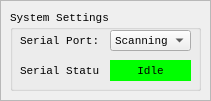
   <widget class="QFrame" name="system_frame">
    <property name="geometry">
     <rect>
      <x>10</x>
      <y>10</y>
      <width>211</width>
      <height>101</height>
     </rect>
    </property>
    <property name="sizePolicy">
     <sizepolicy hsizetype="Fixed" vsizetype="Fixed">
      <horstretch>0</horstretch>
      <verstretch>0</verstretch>
     </sizepolicy>
    </property>
    <property name="font">
     <font>
      <family>Consolas</family>
      <pointsize>8</pointsize>
     </font>
    </property>
    <property name="frameShape">
     <enum>QFrame::StyledPanel</enum>
    </property>
    <property name="frameShadow">
     <enum>QFrame::Sunken</enum>
    </property>
    <widget class="QGroupBox" name="system_groupBox">
     <property name="geometry">
      <rect>
       <x>10</x>
       <y>10</y>
       <width>191</width>
       <height>81</height>
      </rect>
     </property>
     <property name="font">
      <font>
       <family>Consolas</family>
       <pointsize>8</pointsize>
      </font>
     </property>
     <property name="title">
      <string>System Settings</string>
     </property>
     <widget class="QLabel" name="serial_port_title_label">
      <property name="geometry">
       <rect>
        <x>10</x>
        <y>20</y>
        <width>80</width>
        <height>21</height>
       </rect>
      </property>
      <property name="sizePolicy">
       <sizepolicy hsizetype="Expanding" vsizetype="Expanding">
        <horstretch>0</horstretch>
        <verstretch>0</verstretch>
       </sizepolicy>
      </property>
      <property name="font">
       <font>
        <family>Consolas</family>
        <pointsize>8</pointsize>
       </font>
      </property>
      <property name="text">
       <string>Serial Port:</string>
      </property>
     </widget>
     <widget class="QComboBox" name="serial_port_comboBox">
      <property name="enabled">
       <bool>true</bool>
      </property>
      <property name="geometry">
       <rect>
        <x>100</x>
        <y>20</y>
        <width>81</width>
        <height>21</height>
       </rect>
      </property>
      <property name="font">
       <font>
        <family>Consolas</family>
        <pointsize>8</pointsize>
        <weight>50</weight>
        <bold>false</bold>
       </font>
      </property>
      <property name="layoutDirection">
       <enum>Qt::LeftToRight</enum>
      </property>
      <property name="currentText">
       <string notr="true">Scanning</string>
      </property>
      <property name="currentIndex">
       <number>0</number>
      </property>
      <item>
       <property name="text">
        <string>Scanning</string>
       </property>
      </item>
      <item>
       <property name="text">
        <string>Refresh</string>
       </property>
      </item>
     </widget>
     <widget class="QLabel" name="serial_status_label">
      <property name="geometry">
       <rect>
        <x>10</x>
        <y>50</y>
        <width>80</width>
        <height>21</height>
       </rect>
      </property>
      <property name="sizePolicy">
       <sizepolicy hsizetype="Expanding" vsizetype="Expanding">
        <horstretch>0</horstretch>
        <verstretch>0</verstretch>
       </sizepolicy>
      </property>
      <property name="font">
       <font>
        <family>Consolas</family>
        <pointsize>8</pointsize>
       </font>
      </property>
      <property name="text">
       <string>Serial Status:</string>
      </property>
     </widget>
     <widget class="QLabel" name="serial_status_title_label">
      <property name="geometry">
       <rect>
        <x>100</x>
        <y>50</y>
        <width>81</width>
        <height>21</height>
       </rect>
      </property>
      <property name="sizePolicy">
       <sizepolicy hsizetype="Expanding" vsizetype="Expanding">
        <horstretch>0</horstretch>
        <verstretch>0</verstretch>
       </sizepolicy>
      </property>
      <property name="font">
       <font>
        <family>Consolas</family>
        <pointsize>8</pointsize>
       </font>
      </property>
      <property name="styleSheet">
       <string notr="true">background-color: rgb(0, 255, 0);</string>
      </property>
      <property name="text">
       <string>Idle</string>
      </property>
      <property name="alignment">
       <set>Qt::AlignCenter</set>
      </property>
     </widget>
    </widget>
   </widget>
